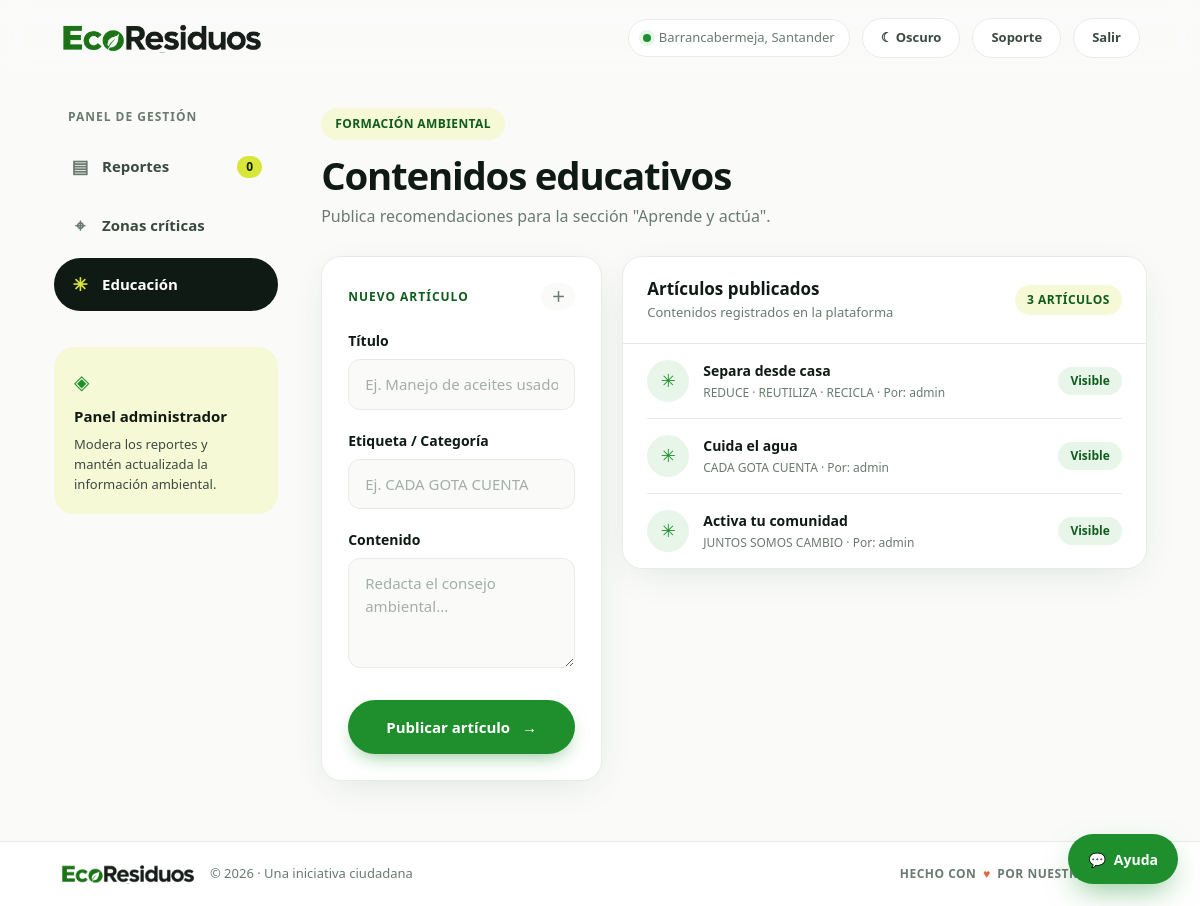
Screenshot of /Admin/educacion (signed in) with the database file from the repository.
### tables this page shows
CREATE TABLE contenido_educativo (
    id_contenido INT AUTO_INCREMENT PRIMARY KEY,
    titulo VARCHAR(120) NOT NULL,
    contenido TEXT NOT NULL,
    categoria VARCHAR(60) NOT NULL,
    visible TINYINT(1) NOT NULL DEFAULT 1,
    fecha_actualizacion TIMESTAMP DEFAULT CURRENT_TIMESTAMP ON UPDATE CURRENT_TIMESTAMP,
    id_administrador INT NOT NULL,
    CONSTRAINT fk_contenido_admin FOREIGN KEY (id_administrador) REFERENCES administrador(id_administrador) ON UPDATE CASCADE
);

CREATE TABLE administrador (
    id_administrador INT AUTO_INCREMENT PRIMARY KEY,
    usuario VARCHAR(50) NOT NULL UNIQUE,
    contrasena_hash VARCHAR(255) NOT NULL
);

### Controller/AdminController.php (called while the page is built, shortened)
<?php
require_once 'Model/ContenidoEducativoModel.php';
class AdminController {
    private ContenidoEducativoModel $contenidoModel;
    public function __construct() {
        $this->contenidoModel = new ContenidoEducativoModel();
    }
    public function educacion() {
        $contenidos = $this->contenidoModel->listarTodos();
        require_once 'View/Layouts/header.php';
        require_once 'View/Admin/educacion.php';
        require_once 'View/Layouts/footer.php';
    }
}

### Model/Modelo.php (called while the page is built, shortened)
<?php
require_once 'Core/BaseDatos.php';
class Modelo {
    public function __construct() {
        $conexion = new BaseDatos();
        $this->db = $conexion->conectar();
    }
}

### Core/BaseDatos.php (called while the page is built)
<?php
class BaseDatos {
    public function conectar(): PDO {
        $dsn = "mysql:host=" . DB_HOST . ";dbname=" . DB_NAME . ";charset=" . DB_CHARSET;
        $opciones = [
            PDO::ATTR_ERRMODE            => PDO::ERRMODE_EXCEPTION,
            PDO::ATTR_DEFAULT_FETCH_MODE => PDO::FETCH_ASSOC,
            PDO::ATTR_EMULATE_PREPARES   => false,
        ];
        return new PDO($dsn, DB_USER, DB_PASS, $opciones);
    }
}

### Model/ContenidoEducativoModel.php (called while the page is built, shortened)
<?php
require_once 'Model/Modelo.php';
class ContenidoEducativoModel extends Modelo {
    public function listarTodos(): array {
        $sql = "SELECT c.*, a.usuario AS autor
                FROM contenido_educativo c
                INNER JOIN administrador a ON c.id_administrador = a.id_administrador
                ORDER BY c.fecha_actualizacion DESC";
        $stmt = $this->db->prepare($sql);
        $stmt->execute();
        return $stmt->fetchAll(PDO::FETCH_ASSOC);
    }
}

### View/Admin/educacion.php (the view, shortened to what this page needs)
<div class="page-heading">
  <div>
    <div class="eyebrow">FORMACIÓN AMBIENTAL</div>
    <h2>Contenidos educativos</h2>
    <p>Publica recomendaciones para la sección "Aprende y actúa".</p>
  </div>
</div>
<div class="zone-admin-layout">
  <form class="card zone-form" action="<?= BASE_URL ?>Admin/guardarContenido" method="POST">
    <div class="section-kicker">NUEVO ARTÍCULO <span>＋</span></div>
    <label class="field-label" for="edu-titulo">Título</label>
    <input class="text-input" id="edu-titulo" name="titulo" placeholder="Ej. Manejo de aceites usados" maxlength="120" required>
    <label class="field-label" for="edu-categoria">Etiqueta / Categoría</label>
    <input class="text-input" id="edu-categoria" name="categoria" placeholder="Ej. CADA GOTA CUENTA" maxlength="60" required>
    <label class="field-label" for="edu-contenido">Contenido</label>
    <textarea class="text-input textarea" id="edu-contenido" name="contenido" placeholder="Redacta el consejo ambiental..." required></textarea>
    <button class="button button-primary submit-button" type="submit">Publicar artículo <span>→</span></button>
  </form>
  <div class="card zones-card">
    <div class="table-heading">
      <div><strong>Artículos publicados</strong><span>Contenidos registrados en la plataforma</span></div>
      <span class="table-total"><?= count($contenidos) ?> ARTÍCULOS</span>
    </div>
    <div class="admin-zone-list">
      <?php foreach ($contenidos as $c): ?>
        <div class="admin-zone">
          <div class="zone-marker" style="background:var(--green-soft); color:var(--green);">✳</div>
          <div class="zone-copy">
            <strong><?= htmlspecialchars($c['titulo']) ?></strong>
            <small><?= htmlspecialchars($c['categoria']) ?> · Por: <?= htmlspecialchars($c['autor']) ?></small>
          </div>
          <span class="priority low"><?= $c['visible'] ? 'Visible' : 'Oculto' ?></span>
        </div>
      <?php endforeach; ?>
    </div>
  </div>
</div>

### Public/css/estilos.css (style rules this page uses)
:root { --green:#1f8f2e;--green-dark:#0f5c1c;--green-soft:#e8f6ea;--lime:#d8e63a;--lime-soft:#f6f9d6; --ink:#0f1a14;--ink-2:#3b4a41;--muted:#6b7a71;--line:#e8ece9;--bg:#fafbf9;--white:#fff; --red:#e5604d;--blue:#3b8fd9;--yellow:#f2b632; --radius:20px;--radius-sm:12px;--shadow:0 10px 40px -12px rgba(15,60,25,.14); --sans:"Plus Jakarta Sans",system-ui,sans-serif;--display:"Plus Jakarta Sans",system-ui,sans-serif; }
* { box-sizing:border-box }
html { scroll-behavior:smooth }
body { margin:0;background:var(--bg);color:var(--ink);font-family:var(--sans);font-size:15px;line-height:1.5;-webkit-font-smoothing:antialiased;transition:background-color .25s ease,color .25s ease }
button,input,textarea,select { font:inherit }
button { cursor:pointer }
h1,h2,h3,p { margin-top:0 }
.button { display:inline-flex;justify-content:center;align-items:center;gap:12px;border:1.5px solid transparent;border-radius:99px;text-decoration:none;font-weight:700;transition:transform .2s,background .2s,color .2s,border-color .2s,box-shadow .2s }
.button-primary { background:var(--green);color:#fff;box-shadow:0 8px 20px -8px rgba(31,143,46,.6) }
.eyebrow { display:inline-flex;align-items:center;gap:8px;color:var(--green-dark);background:var(--lime-soft);font-size:12px;font-weight:700;letter-spacing:.4px;padding:7px 14px;border-radius:99px;text-transform:uppercase }
.page-heading { display:flex;justify-content:space-between;align-items:flex-start;margin:0 0 28px;gap:16px }
.page-heading h2 { font:800 clamp(28px,3.2vw,40px)/1.1 var(--display);letter-spacing:-1.2px;margin:14px 0 8px }
.page-heading p { font-size:16px;color:var(--muted);margin:0 }
.card { background:var(--white);border:1px solid var(--line);border-radius:var(--radius);box-shadow:var(--shadow);transition:background-color .25s ease,border-color .25s ease }
.report-form,.zone-form { padding:30px }
.section-kicker { display:flex;align-items:center;justify-content:space-between;color:var(--green-dark);font-size:12px;font-weight:800;letter-spacing:1px;margin-bottom:8px }
.section-kicker span { font-size:14px;color:var(--muted);letter-spacing:0;background:var(--bg);padding:3px 10px;border-radius:99px }
.field-label { display:block;font-size:14px;color:var(--ink);font-weight:700;margin:20px 0 8px }
.text-input { width:100%;border:1.5px solid var(--line);border-radius:var(--radius-sm);background:var(--bg);padding:13px 16px;color:var(--ink);font-size:15px;outline:none;transition:border .2s,box-shadow .2s,background .2s }
.text-input::placeholder { color:#a3aea7 }
.textarea { height:110px;resize:vertical;line-height:1.5 }
.submit-button { width:100%;padding:15px;margin-top:26px;font-size:15px;min-height:54px }
.table-heading { display:flex;justify-content:space-between;align-items:center;padding:20px 24px;border-bottom:1px solid var(--line) }
.table-heading strong,.table-heading span { display:block }
.table-heading strong { font:800 17px var(--display) }
.table-heading div>span { font-size:13px;color:var(--muted);margin-top:3px }
.table-total { font-size:12px!important;color:var(--green-dark)!important;background:var(--lime-soft);padding:6px 12px;border-radius:99px;font-weight:800;letter-spacing:.5px }
.zone-admin-layout { display:grid;grid-template-columns:minmax(260px,.75fr) minmax(0,1.4fr);gap:20px;align-items:start }
.zone-form { padding:26px }
.zones-card { overflow:hidden }
.admin-zone-list { padding:0 24px }
.admin-zone { display:flex;align-items:center;gap:14px;padding:16px 0;border-bottom:1px solid var(--line) }
.admin-zone:last-child { border-bottom:0 }
.zone-marker { width:42px;height:42px;background:#fdebe8;color:var(--red);border-radius:50%;display:grid;place-items:center;font-size:18px;flex:none }
.zone-copy { min-width:0;flex:1 }
.zone-copy strong,.zone-copy small { display:block }
.zone-copy strong { font-size:14px }
.zone-copy small { font-size:12px;color:var(--muted);margin-top:3px }
.priority { font-size:12px;font-weight:700;border-radius:99px;padding:5px 12px;background:#fdebe8;color:#c4402d }
.priority.low { background:var(--green-soft);color:var(--green-dark) }

### rows the page displays
contenido_educativo: titulo "Separa desde casa", categoria "REDUCE · REUTILIZA · RECICLA", id_administrador.usuario "admin", visible "Visible"
contenido_educativo: titulo "Cuida el agua", categoria "CADA GOTA CUENTA", id_administrador.usuario "admin", visible "Visible"
contenido_educativo: titulo "Activa tu comunidad", categoria "JUNTOS SOMOS CAMBIO", id_administrador.usuario "admin", visible "Visible"

### other values shown
$pendientes "0"
count($contenidos) "3"
